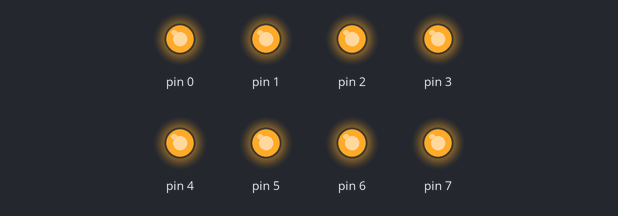
The sketch below on a simulated Arduino Uno, built with avr-gcc and run on an emulated ATmega328P. Shown: output pins drawn as LEDs (lit = HIGH).

Above: at 0.2 s.
At 1.7 s:
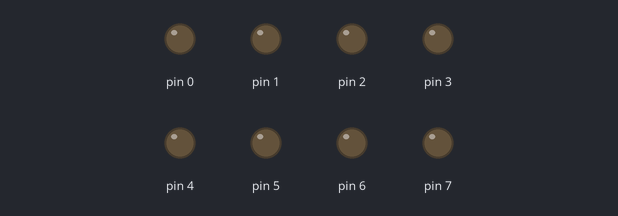
Timing chart, 0 to 3.0 s (numbered marks = the images above):
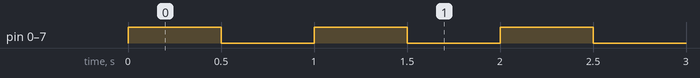

The sketch:

miganie_diodami.ino
```cpp
#include <avr/io.h>
#include <stdlib.h>
#include <string.h>
#include <util/delay.h>

#ifndef _BV
#define _BV(bit)        (1<<(bit))
#endif
#ifndef sbi
#define sbi(reg,bit)    reg |= (_BV(bit))
#endif

#ifndef cbi
#define cbi(reg,bit)    reg &= ~(_BV(bit))
#endif

#ifndef tbi
#define tbi(reg,bit)    reg ^= (_BV(bit))
#endif

void zad41_1(){
  DDRD = 0xFF;
  while(1){
    PORTD=0xFF;
    _delay_ms(500);
    PORTD=0x00;
    _delay_ms(500);
  }
}


void zad41_2(){
  DDRD = 0xFF;
  while(1) {
    for(int i = 0; i < 8; i++) {
      sbi(PORTD, i);
    }
    _delay_ms(500);

    for(int i = 0; i < 8; i++) {
      cbi(PORTD, i);
    }
    _delay_ms(500);
  }
}

void zad41_3(){
  DDRD = 0xFF;
  while(1){
    PORTD |= ((1<<PD0) | (1<<PD1) | (1<<PD2) | (1<<PD3) | (1<<PD4) | (1<<PD5) | (1<<PD6) | (1<<PD7));
    _delay_ms(500);

    PORTD &= ~((1<<PD0) | (1<<PD1) | (1<<PD2) | (1<<PD3) | (1<<PD4) | (1<<PD5) | (1<<PD6) | (1<<PD7));
    _delay_ms(500);
  }
}

int main() {
 zad41_1();

}
```

Measured:
- by itself, pin 0–7: alternates HIGH for 0.50 s and LOW for 0.50 s
